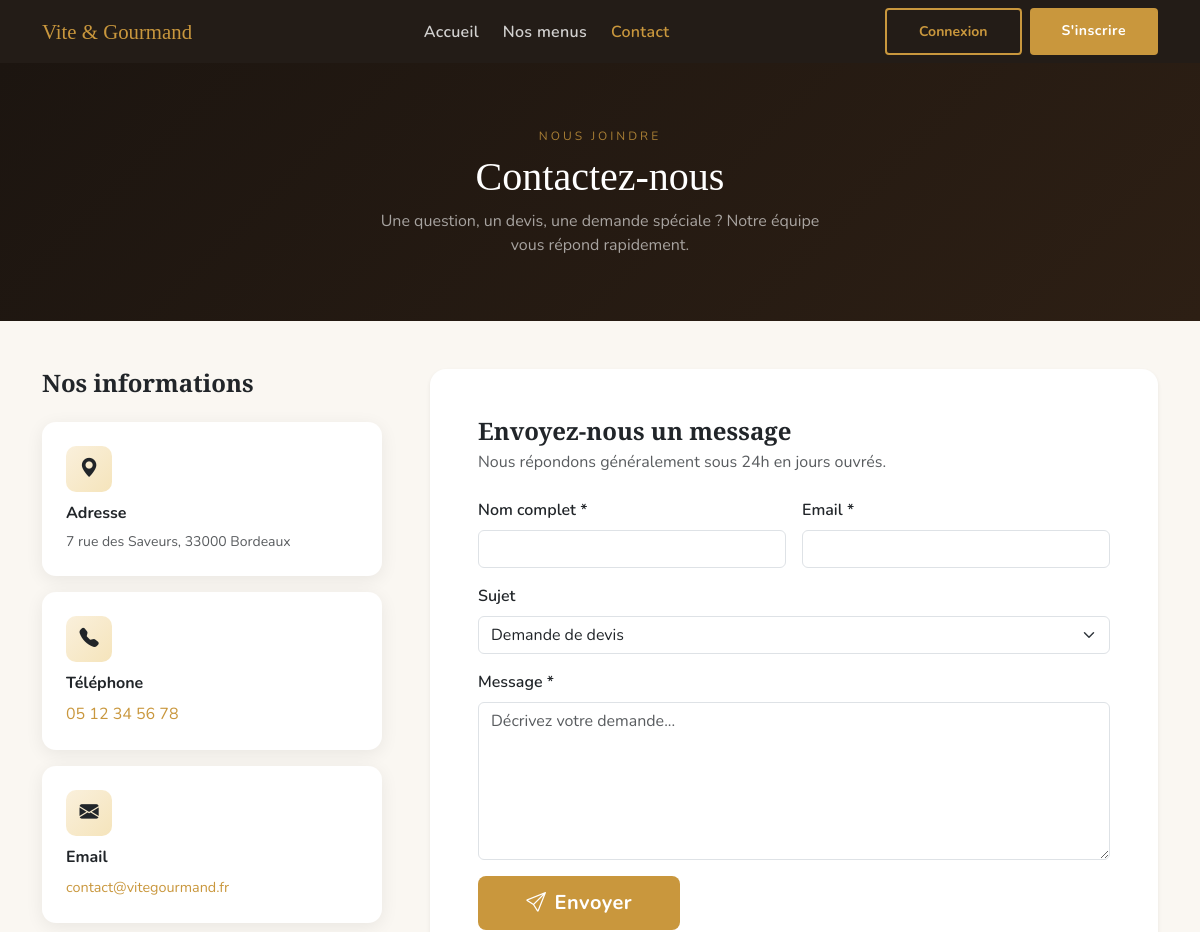
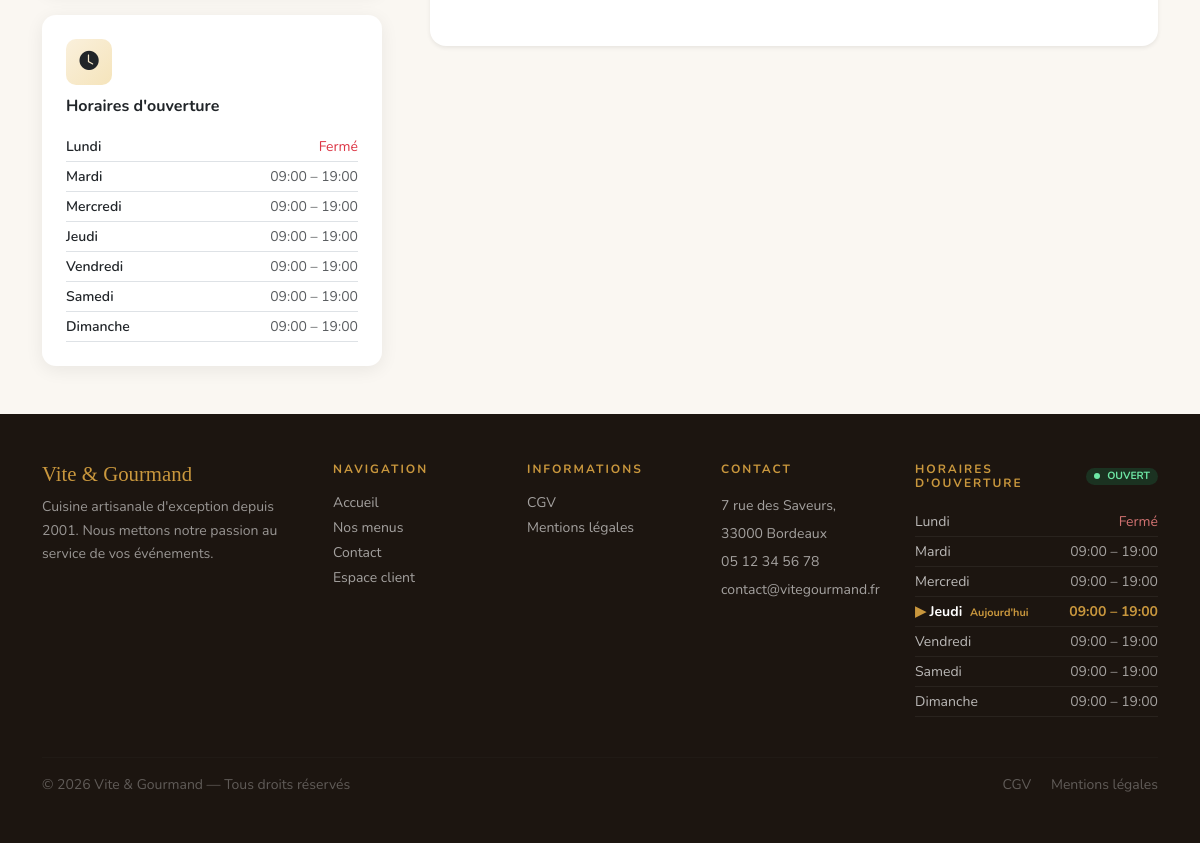
The page /contact.php on the database its author committed (2 pictures, top to bottom).
### tables this page shows
CREATE TABLE `horaires` (
  `id` int(11) NOT NULL,
  `jour` varchar(20) NOT NULL,
  `heure_ouverture` varchar(5) DEFAULT '09:00',
  `heure_fermeture` varchar(5) DEFAULT '19:00',
  `ferme` tinyint(1) DEFAULT 0
);

### contact.php (the view, shortened to what this page needs)
<?php
include 'includes/db.php';
$horaires_rows = $pdo->query("SELECT * FROM horaires ORDER BY id")-> fetchAll();
foreach($horaires_rows as $h) {
    $horaires[$h['jour']] = $h;
}
?>
<!DOCTYPE html>
<html lang="fr">
<head>
    <link rel="stylesheet" href="https://cdn.jsdelivr.net/npm/bootstrap@5.3.0/dist/css/bootstrap.min.css">
    <link rel="stylesheet" href="https://cdn.jsdelivr.net/npm/bootstrap-icons@1.11.0/font/bootstrap-icons.css">
    <link rel="stylesheet" href="css/global.css">
    <link rel="stylesheet" href="css/public.css">
</head>
<body>
    <?php include 'includes/partials/public_nav.php'; ?>
    <div class="page-hero">
        <div class="container">
            <p style="color:rgba(201,151,61,.8);font-size:.75rem;letter-spacing:3px;text-transform:uppercase;margin-bottom:.5rem;">Nous joindre</p>
            <h1 style="font-family:'Playfair Display',serif;color:#fff;">Contactez-nous</h1>
            <p style="color:rgba(255,255,255,.6);max-width:450px;margin:.5rem auto 0;">
                Une question, un devis, une demande spéciale ? Notre équipe vous répond rapidement.
            </p>
        </div>
    </div>
    <div class="container py-5">
        <div class="row g-5">
            <div class="col-lg-4">
                <h4 class="fw-bold mb-4" style="font-family:'Playfair Display',serif;">Nos informations</h4>
                <div class="d-flex flex-column gap-3 mb-4">
                    <div class="info-card">
                        <div class="info-icon"><i class="bi bi-geo-alt-fill"></i></div>
                        <h6 class="fw-bold">Adresse</h6>
                        <p class="text-muted small mb-0">7 rue des Saveurs, 33000 Bordeaux</p>
                    </div>
                    <div class="info-card">
                        <div class="info-icon"><i class="bi bi-telephone-fill"></i></div>
                        <h6 class="fw-bold">Téléphone</h6>
                        <p class="mb-0"><a href="tel:0123456789" style="color:var(--gold);text-decoration:none;">05 12 34 56 78</a></p>
                    </div>
                    <div class="info-card">
                        <div class="info-icon"><i class="bi bi-envelope-fill"></i></div>
                        <h6 class="fw-bold">Email</h6>
                        <p class="mb-0"><a href="mailto:contact@vitegourmand.fr" style="color:var(--gold);text-decoration:none;font-size:.9rem;">contact@vitegourmand.fr</a></p>
                    </div>
                </div>
                <div class="info-card">
                    <div class="info-icon"><i class="bi bi-clock-fill"></i></div>
                    <h6 class="fw-bold mb-3">Horaires d'ouverture</h6>
                    <?php foreach($horaires as $jour=>$h): ?>
                    <div class="d-flex justify-content-between small py-1 border-bottom">
                        <span class="fw-semibold"><?= $jour ?></span>
                        <?php if($h['ferme']): ?><span class="text-danger">Fermé</span>
                        <?php else: ?><span class="text-muted"><?= $h['heure_ouverture'] ?> – <?= $h['heure_fermeture'] ?></span><?php endif; ?>
                    </div>
                    <?php endforeach; ?>
                </div>
            </div>
            <div class="col-lg-8">
                <div class="card border-0 shadow-sm rounded-4 p-4 p-md-5">
                    <h4 class="fw-bold mb-1" style="font-family:'Playfair Display',serif;">Envoyez-nous un message</h4>
                    <p class="text-muted mb-4">Nous répondons généralement sous 24h en jours ouvrés.</p>
                    <form method="post">
                        <div class="row g-3">
                            <div class="col-md-6">
                                <label class="form-label fw-semibold">Nom complet *</label>
                                <input type="text" name="nom" class="form-control" required value="<?= htmlspecialchars($_POST['nom']??(isset($_SESSION['nom'])?$_SESSION['nom']:'')) ?>">
                            </div>
                            <div class="col-md-6">
                                <label class="form-label fw-semibold">Email *</label>
                                <input type="email" name="email" class="form-control" required value="<?= htmlspecialchars($_POST['email']??(isset($_SESSION['email'])?$_SESSION['email']:'')) ?>">
                            </div>
                            <div class="col-12">
                                <label class="form-label fw-semibold">Sujet</label>
                                <select name="sujet" class="form-select">
                                    <option>Demande de devis</option>
                                </select>
                            </div>
                            <div class="col-12">
                                <label class="form-label fw-semibold">Message *</label>
                                <textarea name="message" class="form-control" rows="6" required placeholder="Décrivez votre demande..."><?= htmlspecialchars($_POST['message']??'') ?></textarea>
                            </div>
                            <div class="col-12">
                                <button type="submit" class="btn btn-gold btn-lg px-5">
                                    <i class="bi bi-send me-2"></i>Envoyer
                                </button>
                            </div>
                        </div>
                    </form>
                </div>
            </div>
        </div>
    </div>
    <?php include 'includes/partials/footer.php'; ?>
</body>
</html>

### includes/partials/footer.php (shortened to what this page needs)
<?php
if (!isset($horaires) || !isset($today_fr)) {
    $jours_fr = [
        'Sunday'    => 'Dimanche',
        'Monday'    => 'Lundi',
        'Tuesday'   => 'Mardi',
        'Wednesday' => 'Mercredi',
        'Thursday'  => 'Jeudi',
        'Friday'    => 'Vendredi',
        'Saturday'  => 'Samedi'
    ];
    $today_en = date('l');
    if (isset($jours_fr[$today_en])) {
        $today_fr = $jours_fr[$today_en];
    } else {
        $today_fr = $today_en;
    }
    $horaires = [];
    if (isset($pdo)) {
        $sql_horaires = "SELECT * FROM horaires ORDER BY id";
        $stmt = $pdo->query($sql_horaires);
        if ($stmt) {
            while ($h = $stmt->fetch()) {
                $horaires[$h['jour']] = $h;
            }
        }
    }
}
?>
<footer class="py-5" id="horaires" style="background:var(--dark);">
    <div class="container">
        <div class="row g-5">
             <div class="col-md-3">
                <h5 style="color:var(--gold);font-family:'Playfair Display',serif;font-size:1.3rem;">Vite &amp; Gourmand</h5>
                <p class="small mt-2" style="color:rgba(255,255,255,.55);line-height:1.7;">
                Cuisine artisanale d'exception depuis 2001. Nous mettons notre passion au service de vos événements.
                </p>
            </div>
             <div class="col-md-2">
                <h6 class="fw-bold mb-3" style="color:var(--gold);font-size:.75rem;letter-spacing:2px;text-transform:uppercase;">Navigation</h6>
                <ul class="list-unstyled small" style="color:rgba(255,255,255,.6);">
                    <li class="mb-1"><a href="<?= $base_path ?? '' ?>index.php"   class="footer-link">Accueil</a></li>
                    <li class="mb-1"><a href="<?= $base_path ?? '' ?>menus.php"   class="footer-link">Nos menus</a></li>
                    <li class="mb-1"><a href="<?= $base_path ?? '' ?>contact.php" class="footer-link">Contact</a></li>
                    <li class="mb-1"><a href="<?= $base_path ?? '' ?>login.php"   class="footer-link">Espace client</a></li>
                </ul>
            </div>
             <div class="col-md-2">
                <h6 class="fw-bold mb-3" style="color:var(--gold);font-size:.75rem;letter-spacing:2px;text-transform:uppercase;">Informations</h6>
                <ul class="list-unstyled small">
                    <li class="mb-1"><a href="<?= $base_path ?? '' ?>cgv.php"               class="footer-link">CGV</a></li>
                    <li class="mb-1"><a href="<?= $base_path ?? '' ?>mentions-legales.php"  class="footer-link">Mentions légales</a></li>
                </ul>
            </div>
            <div class="col-md-2">
                <h6 class="fw-bold mb-3" style="color:var(--gold);font-size:.75rem;letter-spacing:2px;
                            text-transform:uppercase;">Contact
                </h6>
                <ul class="list-unstyled small" style="color:rgba(255,255,255,.6);line-height:2;">
                    <li>7 rue des Saveurs, 33000 Bordeaux</li>
                    <li>05 12 34 56 78</li>
                    <li>contact@vitegourmand.fr</li>
                </ul>
            </div>
            <div class="col-md-3">
                <h6 class="fw-bold mb-3 d-flex align-items-center gap-2"
                    style="color:var(--gold);font-size:.75rem;letter-spacing:2px;text-transform:uppercase;">
                    Horaires d'ouverture
                    <?php if (!empty($horaires)): ?>
                        <?php
                        $h_today = $horaires[$today_fr] ?? null;
                        if ($h_today && !$h_today['ferme']):
                        ?>
                            <span class="badge ms-1"
                                  style="background:rgba(25,135,84,.25);color:#6EE7A5;font-size:.65rem;
                                         letter-spacing:0;padding:3px 8px;border-radius:50px;">
                                <span style="display:inline-block;width:6px;height:6px;background:#6EE7A5;
                                             border-radius:50%;margin-right:4px;animation:blink 1.5s infinite;"></span>
                                Ouvert
                            </span>
                        <?php endif; ?>
                    <?php endif; ?>
                </h6>
                <?php if (!empty($horaires)): ?>
                    <div style="color:rgba(255,255,255,.7);">
                        <?php foreach ($horaires as $jour => $h): ?>
                            <?php $isToday = ($jour === $today_fr); ?>
                            <div class="d-flex justify-content-between align-items-center py-1"
                                 style="border-bottom:1px solid rgba(255,255,255,.06);
                                        <?php echo $isToday ? 'color:#fff;' : ''; ?>">
                                <span class="small"
                                      style="font-weight:<?php echo $isToday ? '700' : '400'; ?>;">
                                    <?php if ($isToday): ?>
                                        <span style="color:var(--gold);">▶</span>
                                    <?php endif; ?>
                                    <?php echo htmlspecialchars($jour); ?>
                                    <?php if ($isToday): ?>
                                        <span style="color:var(--gold);font-size:.68rem;margin-left:4px;">
                                            Aujourd'hui
                                        </span>
                                    <?php endif; ?>
                                </span>
                                <?php if (!empty($h['ferme'])): ?>
                                    <span class="small" style="color:rgba(255,138,138,.8);">
                                        Fermé
                                    </span>
                                <?php else: ?>
                                    <span class="small"
                                          style="font-weight:<?php echo $isToday ? '700' : '400'; ?>;
                                                 color:<?php echo $isToday ? 'var(--gold)'
                                                                            : 'rgba(255,255,255,.6)'; ?>;">
                                        <?php echo $h['heure_ouverture']; ?>
                                        –
                                        <?php echo $h['heure_fermeture']; ?>
                                    </span>
                                <?php endif; ?>
                            </div>
                        <?php endforeach; ?>
                    </div>
                <?php else: ?>
                    <p class="small" style="color:rgba(255,255,255,.4);">
                        Horaires non disponibles
                    </p>
                <?php endif; ?>
            </div>
        </div>
        <hr style="border-color:rgba(255,255,255,.08);margin-top:2.5rem;">
        <div class="d-flex flex-wrap justify-content-between align-items-center gap-2">
            <p class="small mb-0" style="color:rgba(255,255,255,.3);">
                © <?php echo date('Y'); ?> Vite &amp; Gourmand — Tous droits réservés
            </p>
            <div class="small" style="color:rgba(255,255,255,.3);">
                <a href="<?php echo $base_path ?? ''; ?>cgv.php"
                   class="footer-link-sm me-3">CGV</a>
                <a href="<?php echo $base_path ?? ''; ?>mentions-legales.php"
                   class="footer-link-sm">Mentions légales</a>
            </div>
        </div>
    </div>
</footer>

### css/global.css (style rules this page uses)
:root { --gold: #C9973D; --warm: #8B6914; --dark: #1C1510; --dark2: #2D1F14; --cream: #FAF7F2; }
body { font-family: 'Nunito', sans-serif; background: var(--cream); }
h1, h2, h3, .display-font { font-family: 'Playfair Display', serif; }
.btn-gold { background: var(--gold); color: #fff; border: none; font-weight: 700; padding: .75rem 2rem; letter-spacing: .5px; }
.page-hero { background: linear-gradient(135deg, var(--dark), var(--dark2)); padding: 4rem 0; text-align: center; }
footer { background: var(--dark); color: rgba(255,255,255,.7); }
footer a { color: var(--gold); text-decoration: none; }

### css/public.css (style rules this page uses)
.info-card { border: none; border-radius: 14px; background: #fff; box-shadow: 0 4px 18px rgba(0,0,0,.07); padding: 1.5rem; }
.info-icon { width: 46px; height: 46px; border-radius: 10px; background: linear-gradient(135deg, #FAF0DC, #F5E4BB); display: flex; align-items: center; justify-content: center; font-size: 1.2rem; margin-bottom: .75rem; }

### includes/partials/footer.php (style rules this page uses)
.footer-link { color:rgba(255,255,255,.6); text-decoration:none; transition:color .2s; }
.footer-link-sm { color:rgba(255,255,255,.3); text-decoration:none; transition:color .2s; }

### rows shown on the page
horaires: jour "Lundi", ferme "Fermé"
horaires: jour "Mardi", heure_ouverture "09:00", heure_fermeture "19:00"
horaires: jour "Mercredi", heure_ouverture "09:00", heure_fermeture "19:00"
horaires: jour "Jeudi", heure_ouverture "09:00", heure_fermeture "19:00", shows "Aujourd'hui"
horaires: jour "Vendredi", heure_ouverture "09:00", heure_fermeture "19:00"
horaires: jour "Samedi", heure_ouverture "09:00", heure_fermeture "19:00"
horaires: jour "Dimanche", heure_ouverture "09:00", heure_fermeture "19:00"
